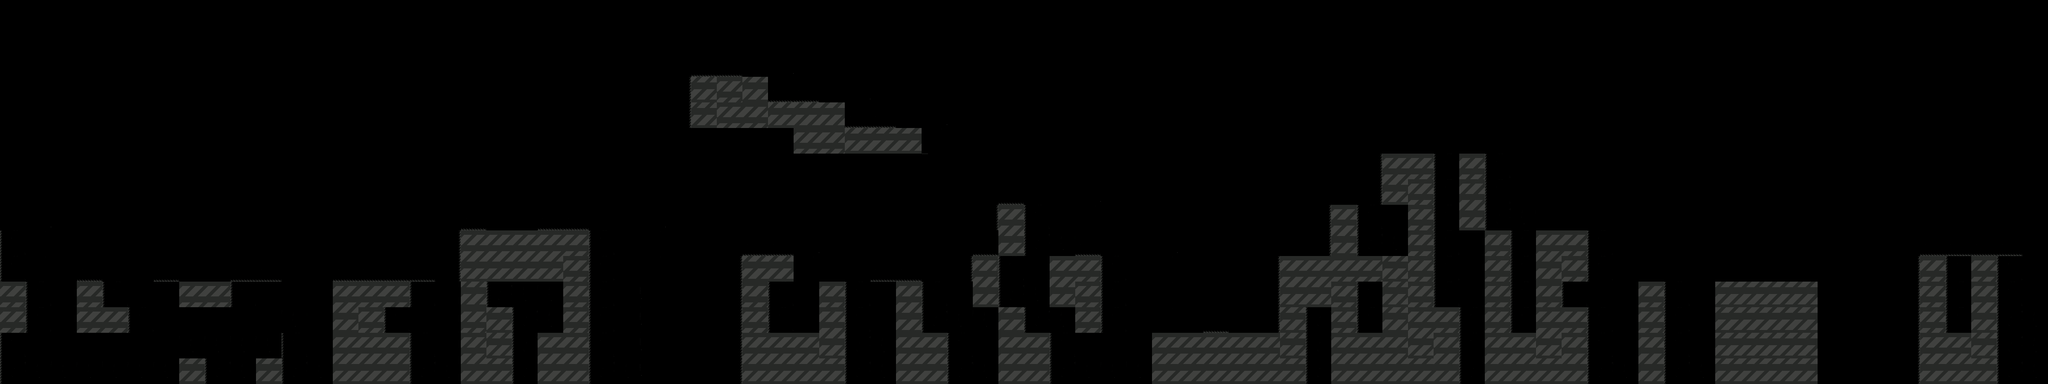

This is a level from a 2D game, rendered from its Tiled map with the project's own tilesets. A one-line summary and the map file follow, with tile-layer data summarised:
An orthogonal 80x15 tile map with 64x64 px tiles, 2 tile layers (Camada de Tiles 1, Camada de Tiles 2).

<map version="1.0" orientation="orthogonal" width="80" height="15" tilewidth="64" tileheight="64">
 <tileset firstgid="1" name="teste" tilewidth="64" tileheight="64">
  <image source="teste.png" width="512" height="512" />
 </tileset>
 <layer name="Camada de Tiles 1" width="80" height="15">
  <data>[1200 cells, 369 non-empty, 6 distinct tile ids]</data>
 </layer>
 <layer name="Camada de Tiles 2" width="80" height="15">
  <data>[1200 cells, 123 non-empty, 15 distinct tile ids]</data>
 </layer>
</map>